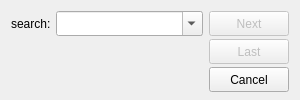
<?xml version="1.0" encoding="UTF-8"?>
<ui version="4.0">
 <class>SuperFindDialogui</class>
 <widget class="QFrame" name="SuperFindDialogui">
  <property name="geometry">
   <rect>
    <x>0</x>
    <y>0</y>
    <width>300</width>
    <height>100</height>
   </rect>
  </property>
  <property name="sizePolicy">
   <sizepolicy hsizetype="Minimum" vsizetype="Minimum">
    <horstretch>0</horstretch>
    <verstretch>0</verstretch>
   </sizepolicy>
  </property>
  <property name="minimumSize">
   <size>
    <width>300</width>
    <height>100</height>
   </size>
  </property>
  <property name="windowTitle">
   <string>Frame</string>
  </property>
  <layout class="QHBoxLayout" name="horizontalLayout_2">
   <item>
    <layout class="QVBoxLayout" name="verticalLayout_2">
     <item>
      <layout class="QHBoxLayout" name="horizontalLayout" stretch="1,9">
       <property name="spacing">
        <number>5</number>
       </property>
       <item>
        <widget class="QLabel" name="label">
         <property name="sizePolicy">
          <sizepolicy hsizetype="Preferred" vsizetype="Minimum">
           <horstretch>0</horstretch>
           <verstretch>0</verstretch>
          </sizepolicy>
         </property>
         <property name="minimumSize">
          <size>
           <width>0</width>
           <height>0</height>
          </size>
         </property>
         <property name="maximumSize">
          <size>
           <width>16777215</width>
           <height>25</height>
          </size>
         </property>
         <property name="text">
          <string>search:</string>
         </property>
        </widget>
       </item>
       <item>
        <widget class="QComboBox" name="comboBox">
         <property name="sizePolicy">
          <sizepolicy hsizetype="Minimum" vsizetype="Minimum">
           <horstretch>0</horstretch>
           <verstretch>0</verstretch>
          </sizepolicy>
         </property>
         <property name="minimumSize">
          <size>
           <width>80</width>
           <height>25</height>
          </size>
         </property>
         <property name="maximumSize">
          <size>
           <width>16777215</width>
           <height>25</height>
          </size>
         </property>
         <property name="editable">
          <bool>true</bool>
         </property>
        </widget>
       </item>
      </layout>
     </item>
     <item>
      <spacer name="verticalSpacer">
       <property name="orientation">
        <enum>Qt::Vertical</enum>
       </property>
       <property name="sizeHint" stdset="0">
        <size>
         <width>20</width>
         <height>40</height>
        </size>
       </property>
      </spacer>
     </item>
    </layout>
   </item>
   <item>
    <layout class="QVBoxLayout" name="verticalLayout">
     <property name="spacing">
      <number>5</number>
     </property>
     <item>
      <widget class="QPushButton" name="pushButton_3">
       <property name="enabled">
        <bool>false</bool>
       </property>
       <property name="sizePolicy">
        <sizepolicy hsizetype="Minimum" vsizetype="Minimum">
         <horstretch>0</horstretch>
         <verstretch>0</verstretch>
        </sizepolicy>
       </property>
       <property name="minimumSize">
        <size>
         <width>80</width>
         <height>25</height>
        </size>
       </property>
       <property name="maximumSize">
        <size>
         <width>16777215</width>
         <height>25</height>
        </size>
       </property>
       <property name="text">
        <string>Next</string>
       </property>
      </widget>
     </item>
     <item>
      <widget class="QPushButton" name="pushButton">
       <property name="enabled">
        <bool>false</bool>
       </property>
       <property name="sizePolicy">
        <sizepolicy hsizetype="Minimum" vsizetype="Minimum">
         <horstretch>0</horstretch>
         <verstretch>0</verstretch>
        </sizepolicy>
       </property>
       <property name="minimumSize">
        <size>
         <width>80</width>
         <height>25</height>
        </size>
       </property>
       <property name="maximumSize">
        <size>
         <width>16777215</width>
         <height>25</height>
        </size>
       </property>
       <property name="text">
        <string>Last</string>
       </property>
      </widget>
     </item>
     <item>
      <widget class="QPushButton" name="pushButton_2">
       <property name="sizePolicy">
        <sizepolicy hsizetype="Minimum" vsizetype="Minimum">
         <horstretch>0</horstretch>
         <verstretch>0</verstretch>
        </sizepolicy>
       </property>
       <property name="minimumSize">
        <size>
         <width>80</width>
         <height>25</height>
        </size>
       </property>
       <property name="maximumSize">
        <size>
         <width>16777215</width>
         <height>25</height>
        </size>
       </property>
       <property name="text">
        <string>Cancel</string>
       </property>
      </widget>
     </item>
    </layout>
   </item>
  </layout>
 </widget>
 <resources/>
 <connections/>
</ui>
